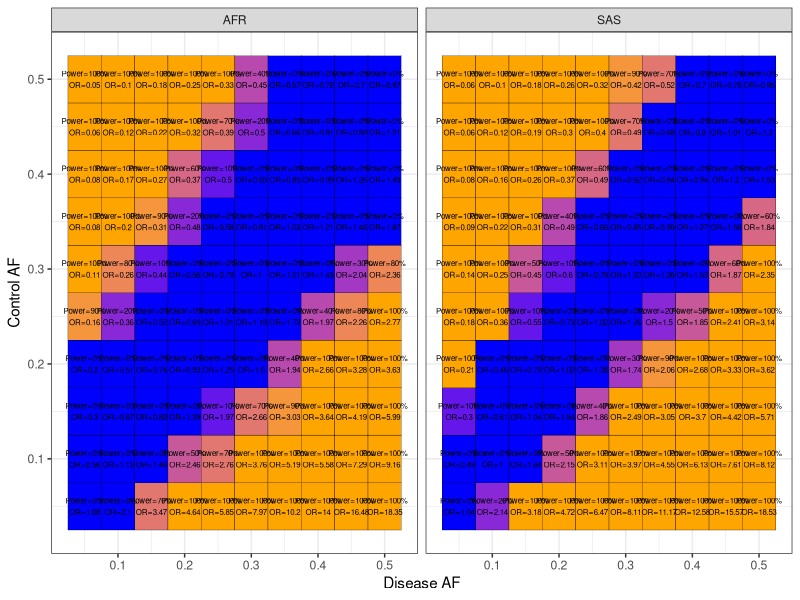

Generate this figure with R:
library(tidyverse)
setwd("/data/home/hmy117/ADAMS/genotypes/QMUL_Aug_23/")


# function for power
find_power = function(
    disease_af = 0.3,
    control_af = 0.15,
    n_case = 110,
    n_control = 4994,
    n_iter = 10,
    p_thresh = 5e-8){


    pvals = list()  
    betas = list()
    for(i in c(1:n_iter)){

        # simulate genotypes
        case_genotypes = data.frame(geno = rbinom(prob = disease_af, size = 2, n= n_case)) %>% mutate(dis_status = 1)
        ctrl_genotypes = data.frame(geno = rbinom(prob = control_af, size = 2, n= n_control)) %>% mutate(dis_status = 0)

        # combine
        dat = bind_rows(case_genotypes,ctrl_genotypes)

        # get exact rr 

        # model
        model_summ = broom::tidy(glm(data = dat, dis_status ~ geno,family = binomial(link="logit"))) %>% 
            filter(term == "geno")
        pvals[[i]] = model_summ$p.value
        betas[[i]] = model_summ$estimate
    }

    
    pvals = unlist(pvals)
    power = sum(pvals<5e-8)/n_iter
    or = exp(median(unlist(betas),na.rm=T))

    c(or,power)
  }

# loop through parameters 
disease_af = seq(0.05,0.5,by=0.05)
control_af = seq(0.05,0.5,by=0.05)
n_case = c(110,177)
n_control = c(4994,6785)



params = expand.grid(disease_af,control_af,n_case,n_control) %>% 
filter(
    (Var3 == 110 & Var4 == 4994 ) |
    (Var3 == 177 & Var4 == 6785 ) 
) 
powers = list()
ors = list()
for(i in c(1:nrow(params))){
  message(i," of ",nrow(params))
  res = find_power(params$Var1[i], params$Var2[i], params$Var3[i],params$Var4[i],n_iter = 10, p_thresh = 5e-8)
  powers[[i]] = res[2]
  ors[[i]] = res[1]
}
params$power = unlist(powers)
params$ancestry = ifelse(params$Var3==110,"AFR","SAS")
params$OR = unlist(ors)
params$lab = paste0("Power=",round(params$power,2)*100,"%\nOR=",round(params$OR,2))
p = ggplot(params,aes(Var1,Var2,fill=power,label=lab))+
    geom_tile(color="black")+
    facet_wrap(~ancestry)+
    geom_text(size=2)+
    theme_bw()+
    labs(x="Disease AF",y="Control AF")+
    scale_fill_gradient(low = "blue",high="orange")+
    theme(legend.position="none")

png("./outputs/power_curves_risk.png",res=900,units="in",width=16,height=8)
print(p)
dev.off()



